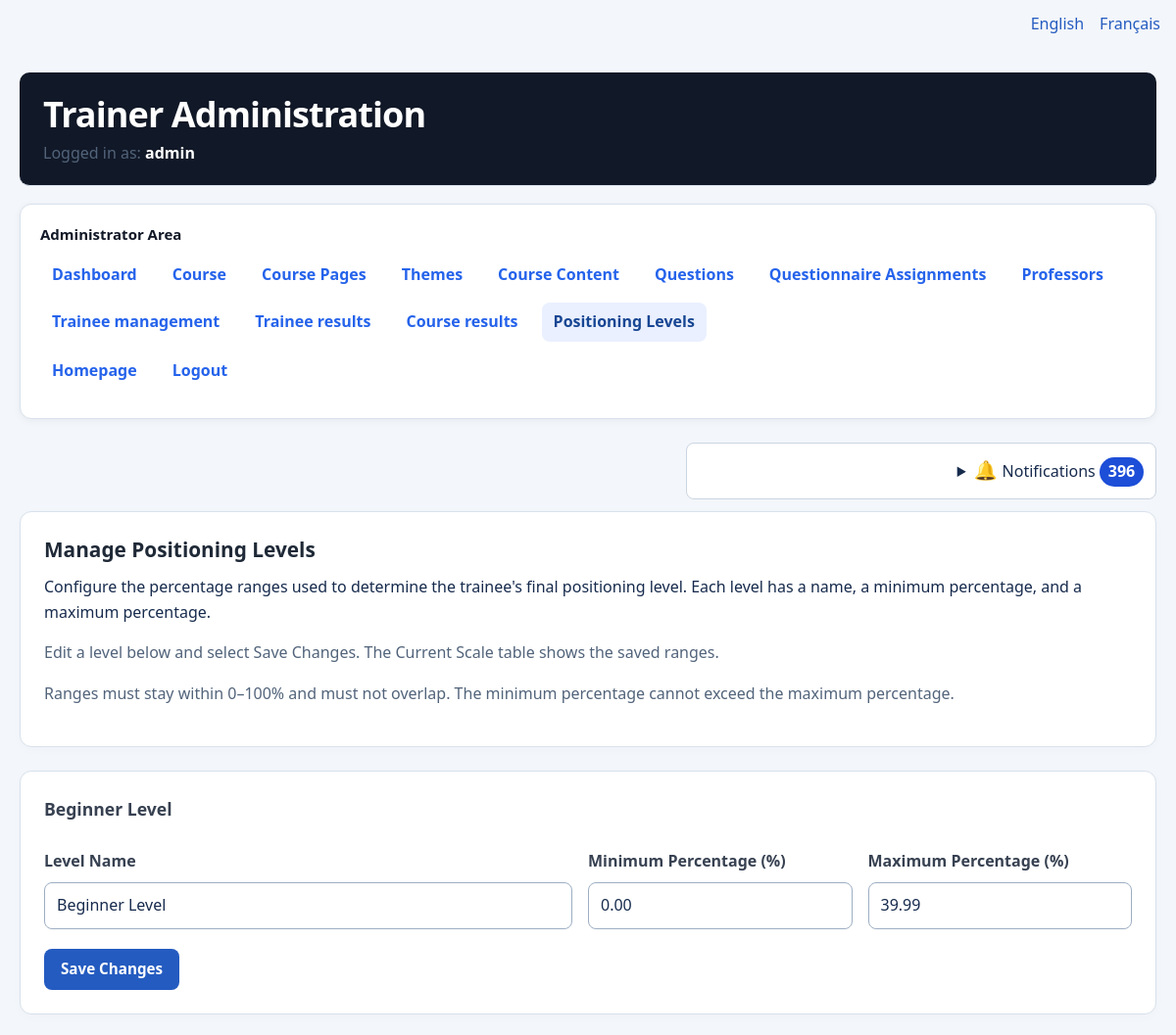
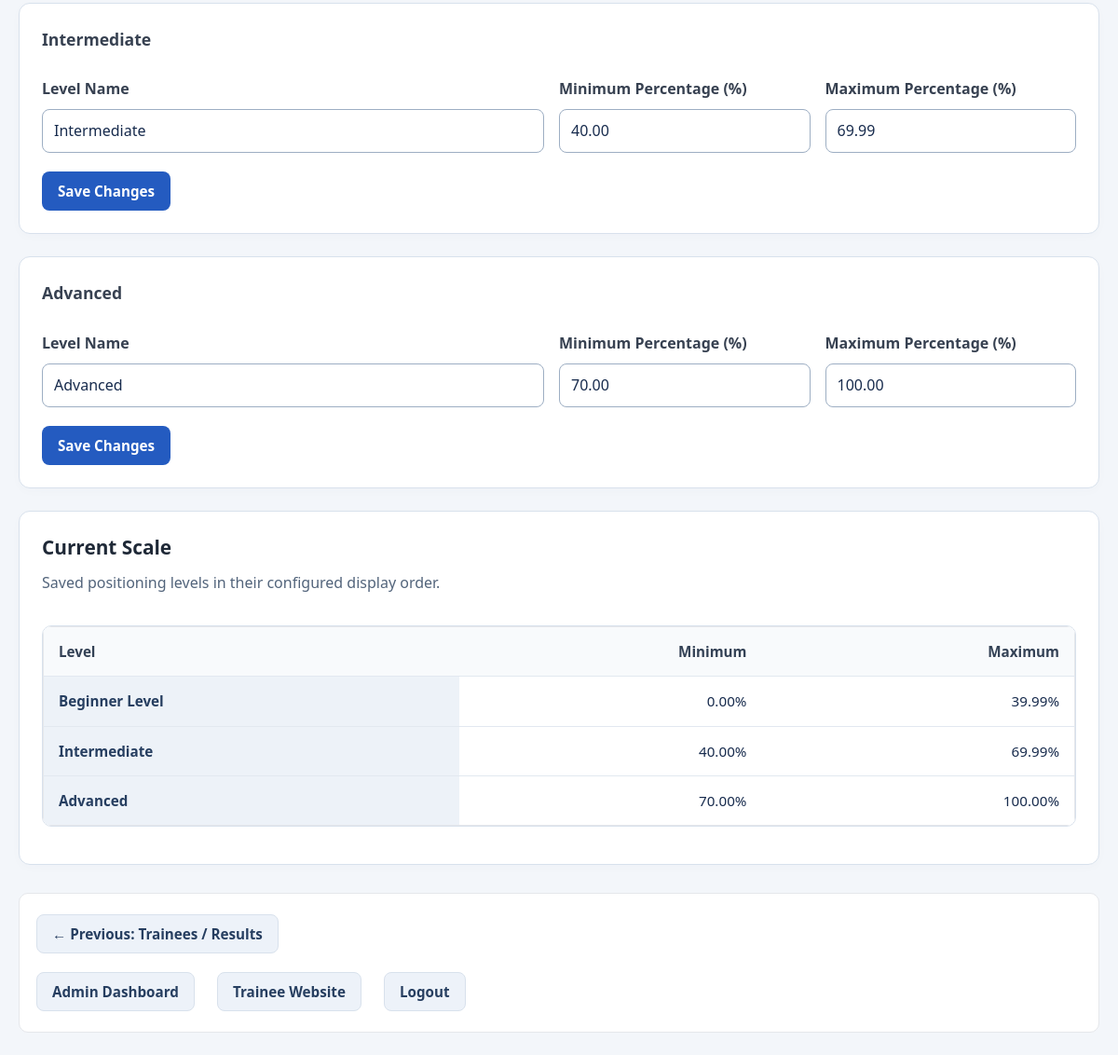
Page /admin/levels.php (signed in) on the committed database (2 pictures, top to bottom).
### tables this page shows
CREATE TABLE `positioning_levels` (
  `id` int(10) UNSIGNED NOT NULL,
  `name` varchar(100) NOT NULL,
  `min_percentage` decimal(5,2) NOT NULL,
  `max_percentage` decimal(5,2) NOT NULL,
  `display_order` int(11) NOT NULL DEFAULT 0,
  `created_at` timestamp NOT NULL DEFAULT current_timestamp()
);

### includes/language.php (called while the page is built, shortened)
<?php
$currentLanguage =
    $_SESSION['language']
    ?? 'en';
$languageFile =
    __DIR__
    . '/../languages/'
    . $currentLanguage
    . '.php';
$translations =
    require $languageFile;
if (!function_exists('t')) {
    function t(
        string $key,
        array $replacements = []
    ): string {
        global $translations;
        $text =
            $translations[$key]
            ?? $key;
        return $text;
    }
}
if (!function_exists('currentLanguage')) {
    function currentLanguage(): string
    {
        global $currentLanguage;
        return $currentLanguage;
    }
}
if (!function_exists('isLanguage')) {
    function isLanguage(
        string $language
    ): bool {
        return currentLanguage()
            === $language;
    }
}
if (!function_exists('languageUrl')) {
    function languageUrl(
        string $language
    ): string {
        $allowed = [
            'en',
            'fr'
        ];
        $parameters = $_GET;
        $parameters['lang'] =
            $language;
        $query =
            http_build_query(
                $parameters
            );
        $currentPage =
            $_SERVER['PHP_SELF']
            ?? 'index.php';
        return $currentPage
            . ($query !== ''
                ? '?' . $query
                : '');
    }
}
if (!function_exists('htmlLanguage')) {
    function htmlLanguage(): string
    {
        return currentLanguage() === 'fr'
            ? 'fr'
            : 'en';
    }
}

### admin/admin_language.php (called while the page is built, shortened)
<?php
require_once __DIR__ . '/../includes/language.php';
function adminH(string $value): string
{
    return htmlspecialchars($value, ENT_QUOTES | ENT_SUBSTITUTE, 'UTF-8');
}

### includes/positioning_ux.php (called while the page is built, shortened)
<?php
require_once __DIR__.'/safe_rich_content.php';
function pu($en, $fr) { return currentLanguage() === 'fr' ? $fr : $en; }

### includes/safe_rich_content.php (called while the page is built, shortened)
<?php
function qp_h($value): string {
    return htmlspecialchars((string)$value, ENT_QUOTES | ENT_SUBSTITUTE, 'UTF-8');
}

### admin/levels.php (the view, shortened to what this page needs)
<?php
require_once __DIR__ . '/../includes/language.php';
require_once __DIR__ . '/admin_language.php';
require_once '../config/database.php';
$stmt = $pdo->query(
    "SELECT
        id,
        name,
        min_percentage,
        max_percentage,
        display_order
     FROM positioning_levels
     ORDER BY display_order ASC"
);
$levels = $stmt->fetchAll(PDO::FETCH_ASSOC);
?>
<!DOCTYPE html>
<html lang="<?= adminH(htmlLanguage()) ?>">
<head>
    <link rel="stylesheet" href="../assets/css/style.css">
<link rel="stylesheet" href="../assets/css/ui.css">
</head>
<body>
<?php require __DIR__ . '/admin_language_switcher.php'; ?>
<div class="container levels-page">
    <header class="admin-header">
        <h1><?= adminH(t('p150i_7b3acab7d31d')) ?></h1>
        <p class="text-muted">
            <?= adminH(t('h150_logged_in_as')) ?>
            <strong><?= htmlspecialchars($_SESSION['admin_username'] ?? t('admin')) ?></strong>
        </p>
    </header>
    <?php require 'admin_nav.php'; ?>
    <main>
        <section class="card" aria-labelledby="levels-heading">
            <h2 id="levels-heading"><?= adminH(t('a150j_41b93634f1b7')) ?></h2>
            <p>
                <?= adminH(t('a150j_77b903750613')) ?>
            </p>
            <p class="text-muted">
                <?= adminH(t('a150j_438ca0210a46')) ?>
            </p>
            <p class="text-muted">
                <?= adminH(t('a150j_e40ac14776ad')) ?>
            </p>
        </section>
        <?php foreach ($levels as $level): ?>
            <section
                class="card"
                aria-labelledby="level-heading-<?= (int)$level['id'] ?>"
            >
                <h3 id="level-heading-<?= (int)$level['id'] ?>">
                    <?= htmlspecialchars($level['name']) ?>
                </h3>
                <form method="POST"><?php ux_csrf_field(); ?><input type="hidden" name="lang" value="<?= adminH(currentLanguage()) ?>">
                    <div class="level-fields">
                        <div class="level-field">
                            <label for="name_<?= (int)$level['id'] ?>">
                                <?= adminH(t('a150j_2a2335289762')) ?>
                            </label>
                            <input
                                type="text"
                                id="name_<?= (int)$level['id'] ?>"
                                name="name"
                                value="<?= htmlspecialchars($level['name']) ?>"
                                required
                            >
                        </div>
                        <div class="level-field">
                            <label for="min_percentage_<?= (int)$level['id'] ?>">
                                <?= adminH(t('a150j_c6a802b3b853')) ?>
                            </label>
                            <input
                                type="number"
                                id="min_percentage_<?= (int)$level['id'] ?>"
                                name="min_percentage"
                                min="0"
                                max="100"
                                step="0.01"
                                value="<?= htmlspecialchars($level['min_percentage']) ?>"
                                required
                            >
                        </div>
                        <div class="level-field">
                            <label for="max_percentage_<?= (int)$level['id'] ?>">
                                <?= adminH(t('a150j_45aa3e1fdf32')) ?>
                            </label>
                            <input
                                type="number"
                                id="max_percentage_<?= (int)$level['id'] ?>"
                                name="max_percentage"
                                min="0"
                                max="100"
                                step="0.01"
                                value="<?= htmlspecialchars($level['max_percentage']) ?>"
                                required
                            >
                        </div>
                    </div>
                    <div class="actions">
                        <button type="submit" class="btn">
                            <?= adminH(t('p150i_35322b5bb5a2')) ?>
                        </button>
                    </div>
                </form>
            </section>
        <?php endforeach; ?>
        <section class="card" aria-labelledby="current-scale-heading">
            <h2 id="current-scale-heading"><?= adminH(t('a150j_a0ced4b23953')) ?></h2>
            <p class="text-muted">
                <?= adminH(t('a150j_7559d0486dd1')) ?>
            </p>
            <div
                class="scale-table-wrapper"
                role="region"
                aria-labelledby="current-scale-heading"
                tabindex="0"
            >
                <table
                    class="scale-table"
                    aria-labelledby="current-scale-heading"
                >
                    <thead>
                        <tr>
                            <th scope="col"><?= adminH(t('h150_level')) ?></th>
                            <th scope="col"><?= adminH(t('a150j_735beee2e390')) ?></th>
                            <th scope="col"><?= adminH(t('h150_maximum')) ?></th>
                        </tr>
                    </thead>
                    <tbody>
                        <?php foreach ($levels as $level): ?>
                            <tr>
                                <th scope="row">
                                    <?= htmlspecialchars($level['name']) ?>
                                </th>
                                <td>
                                    <?= number_format((float)$level['min_percentage'], 2) ?>%
                                </td>
                                <td>
                                    <?= number_format((float)$level['max_percentage'], 2) ?>%
                                </td>
                            </tr>
                        <?php endforeach; ?>
                    </tbody>
                </table>
            </div>
        </section>
    </main>
    <nav class="workflow-navigation" aria-label="<?= adminH(t('a150j_d4e8cd499bb2')) ?>">
        <div class="actions">
            <a href="results.php?lang=<?= adminH(currentLanguage()) ?>" class="btn btn-secondary">
                <?= adminH(t('a150j_ca2e6e12780d')) ?>
            </a>
        </div>
        <div class="actions">
            <a href="index.php?lang=<?= adminH(currentLanguage()) ?>" class="btn btn-secondary">
                <?= adminH(t('admin_dashboard_link')) ?>
            </a>
            <a href="../index.php?lang=<?= adminH(currentLanguage()) ?>" class="btn btn-secondary">
                <?= adminH(t('p150i_ad2638a9d1dd')) ?>
            </a>
            <a href="logout.php?lang=<?= adminH(currentLanguage()) ?>" class="btn btn-secondary">
                <?= adminH(t('h150_logout')) ?>
            </a>
        </div>
    </nav>
</div>
</body>
</html>

### admin/admin_language_switcher.php
<?php require_once __DIR__ . '/admin_language.php'; ?>
<nav aria-label="<?= adminH(t('language')) ?>" style="display:flex;justify-content:flex-end;gap:1rem;padding:.75rem 1rem;flex-wrap:wrap">
    <a href="<?= adminH(languageUrl('en')) ?>" lang="en" hreflang="en" <?= isLanguage('en') ? 'aria-current="true"' : '' ?>>English</a>
    <a href="<?= adminH(languageUrl('fr')) ?>" lang="fr" hreflang="fr" <?= isLanguage('fr') ? 'aria-current="true"' : '' ?>>Français</a>
</nav>

### admin/admin_nav.php
<?php
require_once __DIR__ . '/admin_language.php';
require_once __DIR__ . '/../includes/positioning_ux.php';
$currentPage = basename($_SERVER['SCRIPT_NAME']);
$links = ['index.php'=>'dashboard', 'course.php'=>'pu_course', 'manage_pages.php'=>'course_pages', 'themes.php'=>'themes', 'manage_content.php'=>'h150_course_content', 'questions.php'=>'questions', 'assign_questionnaire.php'=>'questionnaire_assignments', 'professors.php'=>'professors', 'trainees.php'=>'pkg_trainee_management', 'results.php'=>'pkg_trainee_results', 'course_results.php'=>'pu_course_results', 'levels.php'=>'positioning_levels'];
?>
<nav class="admin-navigation" aria-label="<?= adminH(t('ux_navigation')) ?>">
<strong><?= adminH(t('administrator_area')) ?></strong><div class="nav-links">
<?php foreach ($links as $url=>$key): ?><a href="<?= $url ?>?lang=<?= adminH(currentLanguage()) ?>" <?= $currentPage === $url ? 'aria-current="page"' : '' ?>><?= adminH($key === 'pu_course' ? pu('Course','Cours') : ($key === 'pu_course_results' ? pu('Course results','Résultats par cours') : t($key))) ?></a><?php endforeach; ?>
</div><div class="nav-links"><a href="../index.php"><?= adminH(t('homepage')) ?></a><a href="logout.php"><?= adminH(t('logout')) ?></a></div>
</nav>
<?php require_once __DIR__.'/../includes/notifications.php'; if(isset($pdo)) pkg_notifications($pdo); ?>

### includes/notifications.php (shortened to what this page needs)
<?php
require_once __DIR__.'/safe_rich_content.php';
function pkg_recipient(): array {
    $script = str_replace('\\', '/', $_SERVER['SCRIPT_NAME'] ?? '');
    if (strpos($script, '/admin/') !== false && !empty($_SESSION['admin_id'])) return ['admin', 0];
    return ['', 0];
}
function pkg_notifications(PDO $pdo): void {
    [$role,$id] = pkg_recipient();
    try {
        $s=$pdo->prepare('SELECT COUNT(*) FROM notifications WHERE recipient_type=? AND recipient_id=? AND read_at IS NULL');
        $s->execute([$role,$id]); $count=(int)$s->fetchColumn();
    }
    catch (PDOException $e) {
        if (($e->errorInfo[1] ?? null) !== 1146) throw $e;
        echo '<p role="status">'.qp_h(t('pkg_notifications_unavailable')).'</p>'; return;
    }
    echo '<details class="qp-notifications"><summary>'.qp_h(t('pkg_notifications')).' <strong aria-label="'.qp_h(t('pkg_unread')).'">'.$count.'</strong></summary>';
    echo '</details>';
}

### assets/css/style.css (style rules this page uses)
* { box-sizing: border-box; }
html { scroll-behavior: smooth; }
body { margin: 0; padding: 0; font-family: Arial, Helvetica, sans-serif; background: #f4f7fb; color: #1f2937; line-height: 1.6; }
a { color: #2563eb; text-decoration: none; }
.container { width: 92%; max-width: 1200px; margin: 30px auto; }
h1 { margin-top: 0; margin-bottom: 10px; color: #111827; font-size: 30px; }
h2 { color: #1f2937; margin-top: 30px; margin-bottom: 12px; }
h3 { color: #374151; }
p { margin-top: 8px; }
.admin-header { background: #111827; color: #ffffff; padding: 20px 24px; border-radius: 10px; margin-bottom: 18px; }
.admin-header h1, .admin-header h2, .admin-header h3 { color: #ffffff; margin-top: 0; }
.admin-header h1 { margin-bottom: 5px; }
.admin-header p { margin: 0; color: #d1d5db; }
.admin-header strong { color: #ffffff; }
.admin-navigation { background: #ffffff; border: 1px solid #e5e7eb; border-radius: 10px; padding: 18px 20px; margin: 18px 0 25px; box-shadow: 0 2px 8px rgba(0, 0, 0, 0.05); }
.admin-navigation > strong { display: block; color: #111827; font-size: 15px; margin-bottom: 10px; }
.admin-navigation a, .admin-navigation strong { white-space: nowrap; }
.admin-navigation a { display: inline-block; padding: 5px 9px; border-radius: 6px; color: #2563eb; transition: background 0.2s ease, color 0.2s ease; }
.card { background: #ffffff; border-radius: 10px; padding: 24px; margin-bottom: 20px; border: 1px solid #edf0f4; box-shadow: 0 2px 8px rgba(0, 0, 0, 0.06); }
table { width: 100%; border-collapse: collapse; background: #ffffff; margin-top: 15px; border: 1px solid #e5e7eb; }
th, td { padding: 12px 14px; text-align: left; border-bottom: 1px solid #e5e7eb; vertical-align: top; }
th { background: #f3f4f6; color: #374151; font-weight: 600; }
form { max-width: 100%; }
label { display: block; margin-bottom: 6px; font-weight: 600; color: #374151; }
input[type="text"], input[type="email"], input[type="password"], input[type="number"], input[type="date"], input[type="file"], input[type="url"], textarea, select { width: 100%; padding: 10px 12px; margin-bottom: 15px; border: 1px solid #d1d5db; border-radius: 6px; background: #ffffff; color: #111827; font-size: 15px; }
button, .btn { display: inline-block; border: none; border-radius: 6px; padding: 10px 16px; background: #2563eb; color: #ffffff; font-size: 14px; font-weight: 600; cursor: pointer; text-decoration: none; transition: background 0.2s ease, transform 0.1s ease; }
.btn-secondary { background: #6b7280; }
.workflow-navigation { margin-top: 30px; padding: 18px; background: #ffffff; border: 1px solid #e5e7eb; border-radius: 10px; }
.workflow-navigation a { display: inline-block; margin: 4px 12px 4px 0; }
.text-muted { color: #6b7280; }
.actions { display: flex; gap: 8px; flex-wrap: wrap; align-items: center; }

### admin/levels.php (style rules this page uses)
.levels-page .level-fields { display: grid; grid-template-columns: 2fr 1fr 1fr; gap: 1rem; margin-bottom: 1.25rem; }
.levels-page .level-field { min-width: 0; }
.levels-page .level-field label { display: block; margin-bottom: 0.5rem; font-weight: 600; }
.levels-page .level-field input { box-sizing: border-box; width: 100%; max-width: 100%; margin-bottom: 0; }
.levels-page .card { margin-bottom: 1.5rem; min-width: 0; }
.levels-page .card h2, .levels-page .card h3 { margin-top: 0; overflow-wrap: anywhere; }
.levels-page .actions { display: flex; flex-wrap: wrap; gap: 0.75rem; }
.levels-page .scale-table-wrapper { max-width: 100%; overflow-x: auto; }
.levels-page .scale-table { width: 100%; border-collapse: collapse; }
.levels-page .scale-table th, .levels-page .scale-table td { padding: 0.875rem 1rem; border-bottom: 1px solid #e2e8f0; text-align: left; vertical-align: top; }
.levels-page .scale-table thead th { background: #f8fafc; color: #334155; font-weight: 600; }
.levels-page .scale-table tbody th { font-weight: 600; overflow-wrap: anywhere; }
.levels-page .scale-table th:not(:first-child), .levels-page .scale-table td:not(:first-child) { text-align: right; white-space: nowrap; font-variant-numeric: tabular-nums; }
.levels-page .scale-table tbody tr:last-child th, .levels-page .scale-table tbody tr:last-child td { border-bottom: 0; }
.levels-page .workflow-navigation .actions + .actions { margin-top: 0.75rem; }

### rows in the picture
positioning_levels: name "Beginner Level", min_percentage "0.00", max_percentage "39.99"
positioning_levels: name "Intermediate", min_percentage "40.00", max_percentage "69.99"
positioning_levels: name "Advanced", min_percentage "70.00", max_percentage "100.00"

### other values in the picture
adminH(t('p150i_7b3acab7d31d')) "Trainer Administration"
adminH(t('h150_logged_in_as')) "Logged in as:"
$_SESSION['admin_username'] "admin"
adminH(t('administrator_area')) "Administrator Area"
adminH(t('homepage')) "Homepage"
adminH(t('logout')) "Logout"
qp_h(t('pkg_notifications')) "Notifications"
$count "396"
adminH(t('a150j_41b93634f1b7')) "Manage Positioning Levels"
adminH(t('a150j_77b903750613')) "Configure the percentage ranges used to determine the trainee's final positioning level. Each level has a name, a minimum percentage, and a maximum percentage."
adminH(t('a150j_438ca0210a46')) "Edit a level below and select Save Changes. The Current Scale table shows the saved ranges."
adminH(t('a150j_e40ac14776ad')) "Ranges must stay within 0–100% and must not overlap. The minimum percentage cannot exceed the maximum percentage."
adminH(t('a150j_a0ced4b23953')) "Current Scale"
adminH(t('a150j_7559d0486dd1')) "Saved positioning levels in their configured display order."
adminH(t('h150_level')) "Level"
